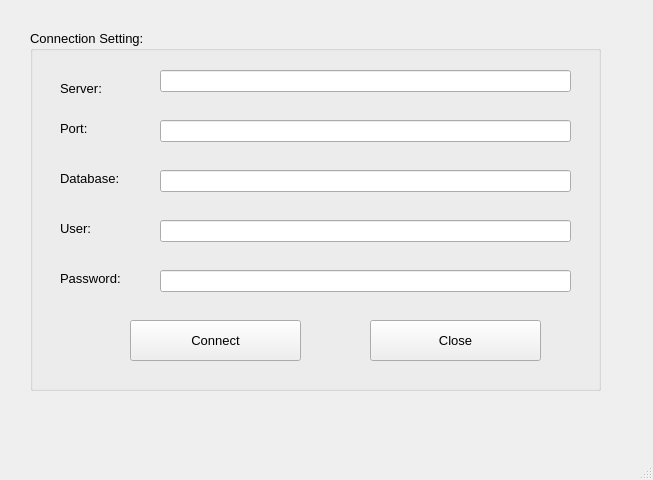
<?xml version="1.0" encoding="UTF-8"?>
<ui version="4.0">
 <class>MainWindow</class>
 <widget class="QMainWindow" name="MainWindow">
  <property name="geometry">
   <rect>
    <x>0</x>
    <y>0</y>
    <width>653</width>
    <height>480</height>
   </rect>
  </property>
  <property name="windowTitle">
   <string>MainWindow</string>
  </property>
  <widget class="QWidget" name="centralwidget">
   <widget class="QGroupBox" name="groupBox">
    <property name="geometry">
     <rect>
      <x>30</x>
      <y>30</y>
      <width>571</width>
      <height>361</height>
     </rect>
    </property>
    <property name="font">
     <font>
      <pointsize>10</pointsize>
     </font>
    </property>
    <property name="title">
     <string>Connection Setting:</string>
    </property>
    <widget class="QLabel" name="label">
     <property name="geometry">
      <rect>
       <x>30</x>
       <y>50</y>
       <width>55</width>
       <height>16</height>
      </rect>
     </property>
     <property name="text">
      <string>Server:</string>
     </property>
    </widget>
    <widget class="QLabel" name="label_2">
     <property name="geometry">
      <rect>
       <x>30</x>
       <y>90</y>
       <width>55</width>
       <height>16</height>
      </rect>
     </property>
     <property name="text">
      <string>Port:</string>
     </property>
    </widget>
    <widget class="QLabel" name="label_3">
     <property name="geometry">
      <rect>
       <x>30</x>
       <y>140</y>
       <width>81</width>
       <height>16</height>
      </rect>
     </property>
     <property name="text">
      <string>Database:</string>
     </property>
    </widget>
    <widget class="QLabel" name="label_4">
     <property name="geometry">
      <rect>
       <x>30</x>
       <y>190</y>
       <width>55</width>
       <height>16</height>
      </rect>
     </property>
     <property name="text">
      <string>User:</string>
     </property>
    </widget>
    <widget class="QLabel" name="label_5">
     <property name="geometry">
      <rect>
       <x>30</x>
       <y>240</y>
       <width>81</width>
       <height>16</height>
      </rect>
     </property>
     <property name="text">
      <string>Password:</string>
     </property>
    </widget>
    <widget class="QPushButton" name="pushButtonConnect">
     <property name="geometry">
      <rect>
       <x>100</x>
       <y>290</y>
       <width>171</width>
       <height>41</height>
      </rect>
     </property>
     <property name="text">
      <string>Connect</string>
     </property>
    </widget>
    <widget class="QLineEdit" name="lineEditServer">
     <property name="geometry">
      <rect>
       <x>130</x>
       <y>40</y>
       <width>411</width>
       <height>22</height>
      </rect>
     </property>
    </widget>
    <widget class="QLineEdit" name="lineEditPort">
     <property name="geometry">
      <rect>
       <x>130</x>
       <y>90</y>
       <width>411</width>
       <height>22</height>
      </rect>
     </property>
    </widget>
    <widget class="QLineEdit" name="lineEditDatabase">
     <property name="geometry">
      <rect>
       <x>130</x>
       <y>140</y>
       <width>411</width>
       <height>22</height>
      </rect>
     </property>
    </widget>
    <widget class="QLineEdit" name="lineEditUser">
     <property name="geometry">
      <rect>
       <x>130</x>
       <y>190</y>
       <width>411</width>
       <height>22</height>
      </rect>
     </property>
    </widget>
    <widget class="QLineEdit" name="lineEditPassword">
     <property name="geometry">
      <rect>
       <x>130</x>
       <y>240</y>
       <width>411</width>
       <height>22</height>
      </rect>
     </property>
    </widget>
    <widget class="QPushButton" name="pushButtonClose">
     <property name="geometry">
      <rect>
       <x>340</x>
       <y>290</y>
       <width>171</width>
       <height>41</height>
      </rect>
     </property>
     <property name="text">
      <string>Close</string>
     </property>
    </widget>
   </widget>
  </widget>
  <widget class="QMenuBar" name="menubar">
   <property name="geometry">
    <rect>
     <x>0</x>
     <y>0</y>
     <width>653</width>
     <height>26</height>
    </rect>
   </property>
  </widget>
  <widget class="QStatusBar" name="statusbar"/>
 </widget>
 <resources/>
 <connections/>
</ui>
